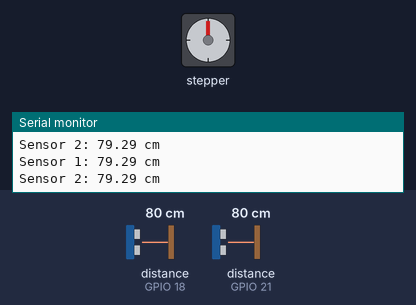
A sketch run on a simulated ESP32. Shown: stepper motor, the last lines printed to the serial monitor. Wiring (inferred from the names in the program): 2 × ultrasonic range finder: trigger GPIO 5, echo GPIO 18 / trigger GPIO 19, echo GPIO 21. The test bench sets the inputs (shaded band); at power-on: distance to the obstacle (sensors on GPIO 18, GPIO 21) 80 cm. The echo pulse lasts 58.3 µs per cm; stepper angles assume 2048 steps per turn.

Above: at 2.2 s.
2.3 s: distance to the obstacle (sensor on GPIO 18) set to 9 cm
3.9 s: distance to the obstacle (sensor on GPIO 18) set to 6 cm
At 4.88 s:
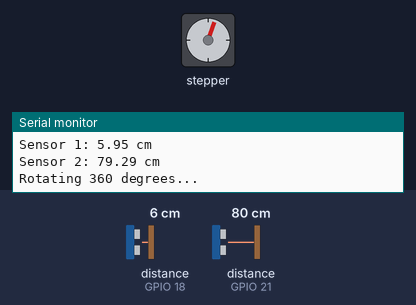
At 5.51 s:
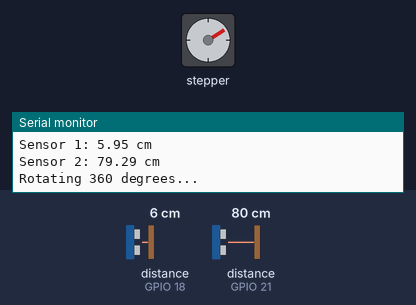
Timing chart, 0 to 19.5 s (numbered marks = the images above; inputs shaded):
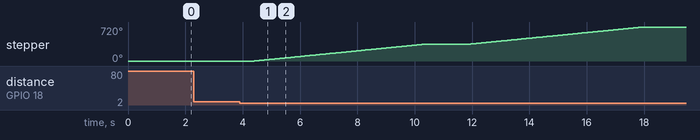

The sketch:

stepper_version.ino
```cpp
#include <Stepper.h>

// Pins for the first sensor
const int TRIG_PIN_1 = 5;  // GPIO5
const int ECHO_PIN_1 = 18; // GPIO18

// Pins for the second sensor
const int TRIG_PIN_2 = 19; // GPIO19
const int ECHO_PIN_2 = 21; // GPIO21

// Stepper motor pins (ULN2003)
const int IN1 = 13;
const int IN2 = 12;
const int IN3 = 14;
const int IN4 = 27;

// Constants for distance sensing
const float SOUND_SPEED = 0.034;
const float TIMEOUT = 25000;
const float DETECTION_THRESHOLD = 7.0; // Adjust this value based on your needs

// Stepper motor configuration
const int STEPS_PER_REVOLUTION = 2048;  // for 28BYJ-48 stepper motor
const int STEPS_FOR_90_DEGREES = STEPS_PER_REVOLUTION / 4;

// Initialize stepper motor
Stepper stepper(STEPS_PER_REVOLUTION, IN1, IN3, IN2, IN4);

// Variable to track if rotation is needed
bool needsRotation = false;
bool isRotating = false;

void setup() {
  Serial.begin(115200);

  // Setup sensor pins
  pinMode(TRIG_PIN_1, OUTPUT);
  pinMode(ECHO_PIN_1, INPUT);
  pinMode(TRIG_PIN_2, OUTPUT);
  pinMode(ECHO_PIN_2, INPUT);

  // Set stepper motor speed (RPM)
  stepper.setSpeed(10);

  delay(1000);
}

float readDistance(int trigPin, int echoPin) {
  digitalWrite(trigPin, LOW);
  delayMicroseconds(2);

  digitalWrite(trigPin, HIGH);
  delayMicroseconds(10);
  digitalWrite(trigPin, LOW);

  long duration = pulseIn(echoPin, HIGH, TIMEOUT);
  float distance = duration * SOUND_SPEED / 2;

  if (duration == 0 || distance > 400) {
    return -1;
  }

  return distance;
}

void rotateMotor() {
  Serial.println("Rotating 360 degrees...");
  stepper.step(STEPS_PER_REVOLUTION);

  // Turn off motor coils after rotation
  digitalWrite(IN1, LOW);
  digitalWrite(IN2, LOW);
  digitalWrite(IN3, LOW);
  digitalWrite(IN4, LOW);

  Serial.println("Rotation complete");
}

void loop() {
  // Read from both sensors
  float distance1 = readDistance(TRIG_PIN_1, ECHO_PIN_1);
  delay(50);
  float distance2 = readDistance(TRIG_PIN_2, ECHO_PIN_2);

  // Display readings
  Serial.print("Sensor 1: ");
  if (distance1 >= 0) {
    Serial.print(distance1);
    Serial.println(" cm");
  } else {
    Serial.println("Out of range");
  }

  Serial.print("Sensor 2: ");
  if (distance2 >= 0) {
    Serial.print(distance2);
    Serial.println(" cm");
  } else {
    Serial.println("Out of range");
  }

  // Check if only sensor 1 is triggered
  bool sensor1Triggered = (distance1 >= 0 && distance1 < DETECTION_THRESHOLD);
  bool sensor2Triggered = (distance2 >= 0 && distance2 < DETECTION_THRESHOLD);

  if (sensor1Triggered && !sensor2Triggered && !isRotating) {
    needsRotation = true;
    isRotating = true;
  }

  // Perform rotation if needed
  if (needsRotation) {
    rotateMotor();
    needsRotation = false;
    delay(1000); // Wait before allowing another rotation
    isRotating = false;
  }

  Serial.println();
  delay(500);
}
```

Measured:
- the behaviour switches between 8 and 7 cm on distance to the obstacle (sensor on GPIO 18) (found by bisection; images 0 and 1)
- after the input at 3.9 s, stepper: turns 360° clockwise in 6.0 s, then 360° clockwise in 6.0 s
